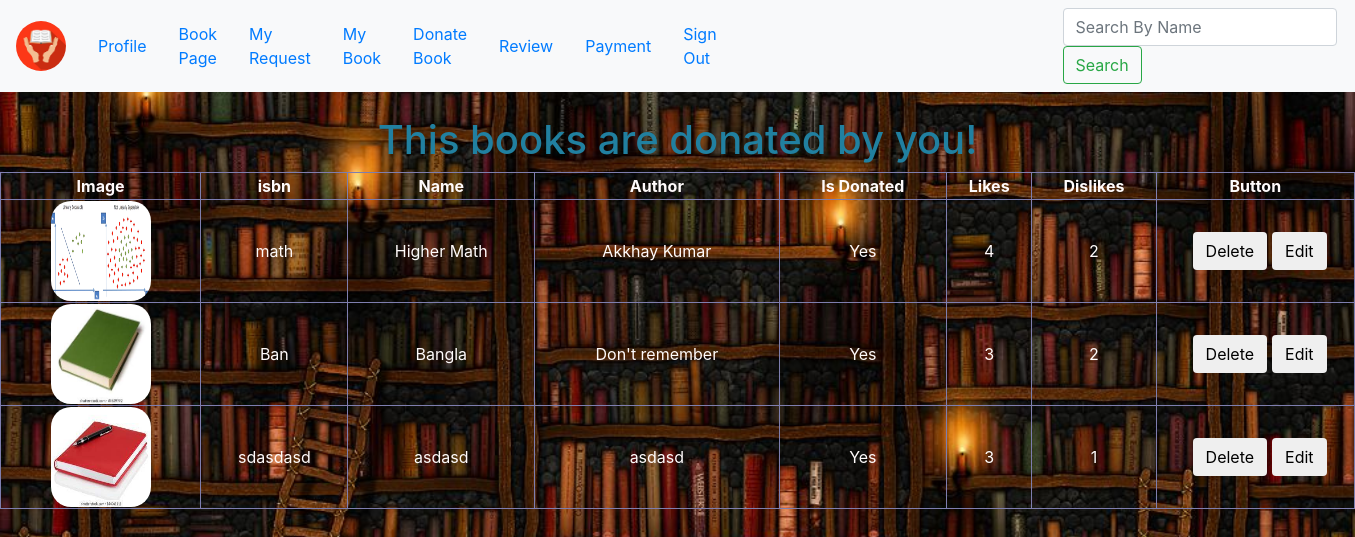
Page /my_book/ (signed in) on the committed database.
### E_book_library_management_system/models.py (models this page shows, shortened)
class book(models.Model):
    isbn = models.CharField(max_length=20, primary_key=True)
    name = models.CharField(max_length=20)
    author = models.CharField(max_length=20)
    likes = models.IntegerField(default=0)
    dislikes = models.IntegerField(default=0)
    image = models.ImageField(null = True, blank = True, upload_to = "uploads/")
    description = models.TextField(max_length=200)
    user_name = models.CharField(max_length=20)
    isdonated = models.CharField(default="No", max_length=3)
    cost=models.IntegerField(default=0)
    time = models.DateTimeField()

### E_book_library_management_system/views.py (the view)
# urls.py: path('my_book/',views.my_book_func, name='my_book'),
@login_required
def my_book_func(request):
    if book.objects.filter(user_name = request.user.username).exists():
        b_page = book.objects.filter(user_name = request.user.username)
        return render(request, 'E_book_library_management_system/my_book.html', {'book_page': b_page})
    else:
        return render(request, 'E_book_library_management_system/my_book.html')

### E_book_library_management_system/templates/E_book_library_management_system/my_book.html (shortened to what this page needs)
{% extends 'E_book_library_management_system/base2.html' %}
{% load static %}
{% block header %}
    <div style = "text-align: center;" color = "lightblue">
        <h1 style = "color: rgb(33, 128, 160)"> This books are donated by you! </h1>
    </div>
{% endblock %}
{% block book_page %}
<table id="ptable">
    <thead>
        <tr>
            <th>Image</th>
            <th>isbn</th>
            <th>Name</th>
            <th>Author</th>
            <th>Is Donated</th>
            <th>Likes</th>
            <th>Dislikes</th>
            <th>Button</th>
        </tr>
    </thead>
    <tbody>
        {% if book_page %}
            {% for b_page in book_page %}
                <tr>
                    <td> <img style="border-radius: 20px;" src="{{b_page.image.url}}" width="100" height="100"></td>
                    <td>{{b_page.isbn}}</td>
                    <td>{{b_page.name}}</td>
                    <td>{{b_page.author}}</td>
                    <td>{{b_page.isdonated}}</td>
                    <td>{{b_page.likes}}</td>
                    <td>{{b_page.dislikes}}</td>
                    <td>
                        <div class="button3">
                            <div class="delete">
                                <form action = "{% url 'Delete_book' %}" method="GET">
                                    {% if b_page.user_name == request.user.username %}
                                        <input class="btn" type="submit" name="Delete" id="Delete" value="Delete">
                                    {% endif %}
                                </form>
                            </div>
                            <div class="update">
                                <form action = "{% url 'edit_book' %}" method="GET">
                                    {% if b_page.user_name == request.user.username %}
                                        <input class="btn" type="submit" name="add" id="add" value="Edit">
                                    {% endif %}
                                </form>
                            </div>
                        </div>
                    </td>
                </tr>
            {% endfor %}
        {% else %}
            <h1>I haven't donated any book yet'!</h1>
        {% endif %}
    </tbody>
{% endblock %}

### E_book_library_management_system/templates/E_book_library_management_system/base2.html (style rules this page uses)
.delete { margin-left: 35px; }
.update { margin-left: 5px; }
.button3 { display: flex; align-items: center; margin-right: -70px; }
#ptable { width: 100%; border: 1px solid rgb(126, 126, 175); border-collapse: collapse; }
#ptable th, #ptable td { border: 1px solid rgb(126, 126, 175); border-collapse: collapse; text-align: center; color: rgb(255, 251, 251); }

### rows in the picture
book: image (picture), isbn "math", name "Higher Math", author "Akkhay Kumar", isdonated "Yes", likes "4", dislikes "2"
book: image (picture), isbn "Ban", name "Bangla", author "Don't remember", isdonated "Yes", likes "3", dislikes "2"
book: image (picture), isbn "sdasdasd", name "asdasd", author "asdasd", isdonated "Yes", likes "3", dislikes "1"
